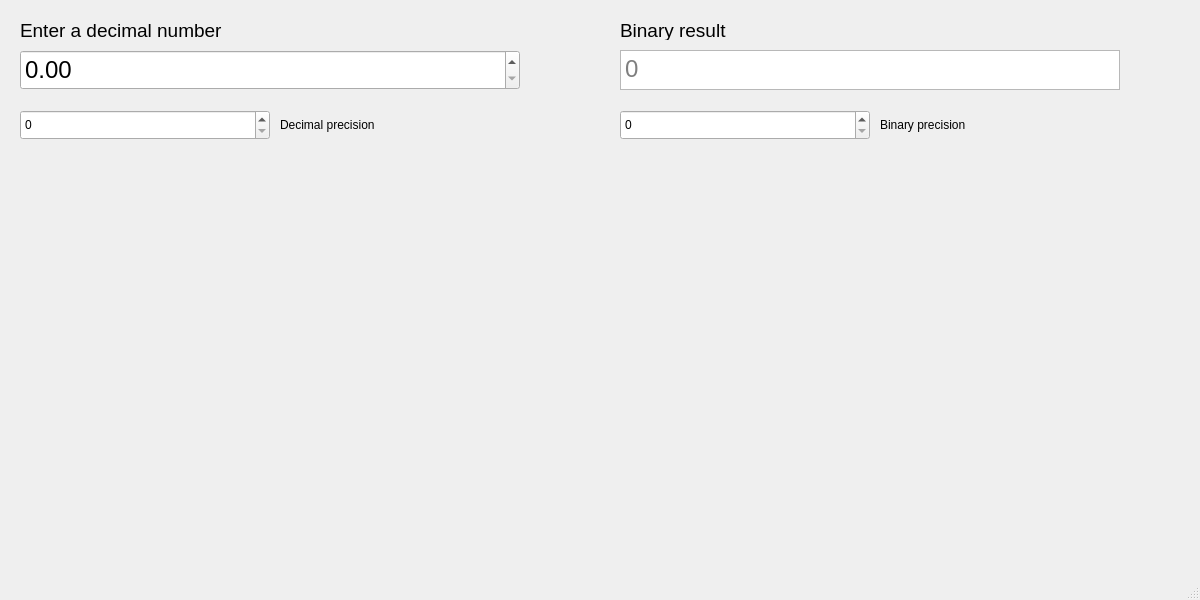
<?xml version="1.0" encoding="UTF-8"?>
<ui version="4.0">
 <class>MainWindow</class>
 <widget class="QMainWindow" name="MainWindow">
  <property name="geometry">
   <rect>
    <x>0</x>
    <y>0</y>
    <width>1200</width>
    <height>600</height>
   </rect>
  </property>
  <property name="windowTitle">
   <string>MainWindow</string>
  </property>
  <widget class="QWidget" name="centralwidget">
   <widget class="QDoubleSpinBox" name="decBox">
    <property name="geometry">
     <rect>
      <x>20</x>
      <y>50</y>
      <width>500</width>
      <height>40</height>
     </rect>
    </property>
    <property name="font">
     <font>
      <pointsize>18</pointsize>
     </font>
    </property>
   </widget>
   <widget class="QTextBrowser" name="binBrowser">
    <property name="geometry">
     <rect>
      <x>620</x>
      <y>50</y>
      <width>500</width>
      <height>40</height>
     </rect>
    </property>
    <property name="font">
     <font>
      <pointsize>18</pointsize>
     </font>
    </property>
    <property name="layoutDirection">
     <enum>Qt::LeftToRight</enum>
    </property>
    <property name="inputMethodHints">
     <set>Qt::ImhNoEditMenu</set>
    </property>
    <property name="readOnly">
     <bool>true</bool>
    </property>
    <property name="placeholderText">
     <string>0</string>
    </property>
   </widget>
   <widget class="QSpinBox" name="precisionBox">
    <property name="geometry">
     <rect>
      <x>620</x>
      <y>110</y>
      <width>250</width>
      <height>30</height>
     </rect>
    </property>
    <property name="maximum">
     <number>20</number>
    </property>
   </widget>
   <widget class="QSpinBox" name="inputPrBox">
    <property name="geometry">
     <rect>
      <x>20</x>
      <y>110</y>
      <width>250</width>
      <height>30</height>
     </rect>
    </property>
    <property name="maximum">
     <number>6</number>
    </property>
   </widget>
   <widget class="QLabel" name="label">
    <property name="geometry">
     <rect>
      <x>20</x>
      <y>20</y>
      <width>500</width>
      <height>20</height>
     </rect>
    </property>
    <property name="font">
     <font>
      <pointsize>14</pointsize>
     </font>
    </property>
    <property name="layoutDirection">
     <enum>Qt::LeftToRight</enum>
    </property>
    <property name="text">
     <string>Enter a decimal number</string>
    </property>
   </widget>
   <widget class="QLabel" name="label_2">
    <property name="geometry">
     <rect>
      <x>280</x>
      <y>110</y>
      <width>250</width>
      <height>30</height>
     </rect>
    </property>
    <property name="text">
     <string>Decimal precision</string>
    </property>
   </widget>
   <widget class="QLabel" name="label_4">
    <property name="geometry">
     <rect>
      <x>620</x>
      <y>20</y>
      <width>500</width>
      <height>20</height>
     </rect>
    </property>
    <property name="font">
     <font>
      <pointsize>14</pointsize>
     </font>
    </property>
    <property name="text">
     <string>Binary result</string>
    </property>
   </widget>
   <widget class="QLabel" name="label_3">
    <property name="geometry">
     <rect>
      <x>880</x>
      <y>110</y>
      <width>250</width>
      <height>30</height>
     </rect>
    </property>
    <property name="text">
     <string>Binary precision</string>
    </property>
   </widget>
  </widget>
  <widget class="QMenuBar" name="menubar">
   <property name="geometry">
    <rect>
     <x>0</x>
     <y>0</y>
     <width>1200</width>
     <height>23</height>
    </rect>
   </property>
  </widget>
  <widget class="QStatusBar" name="statusbar"/>
 </widget>
 <resources/>
 <connections/>
</ui>
